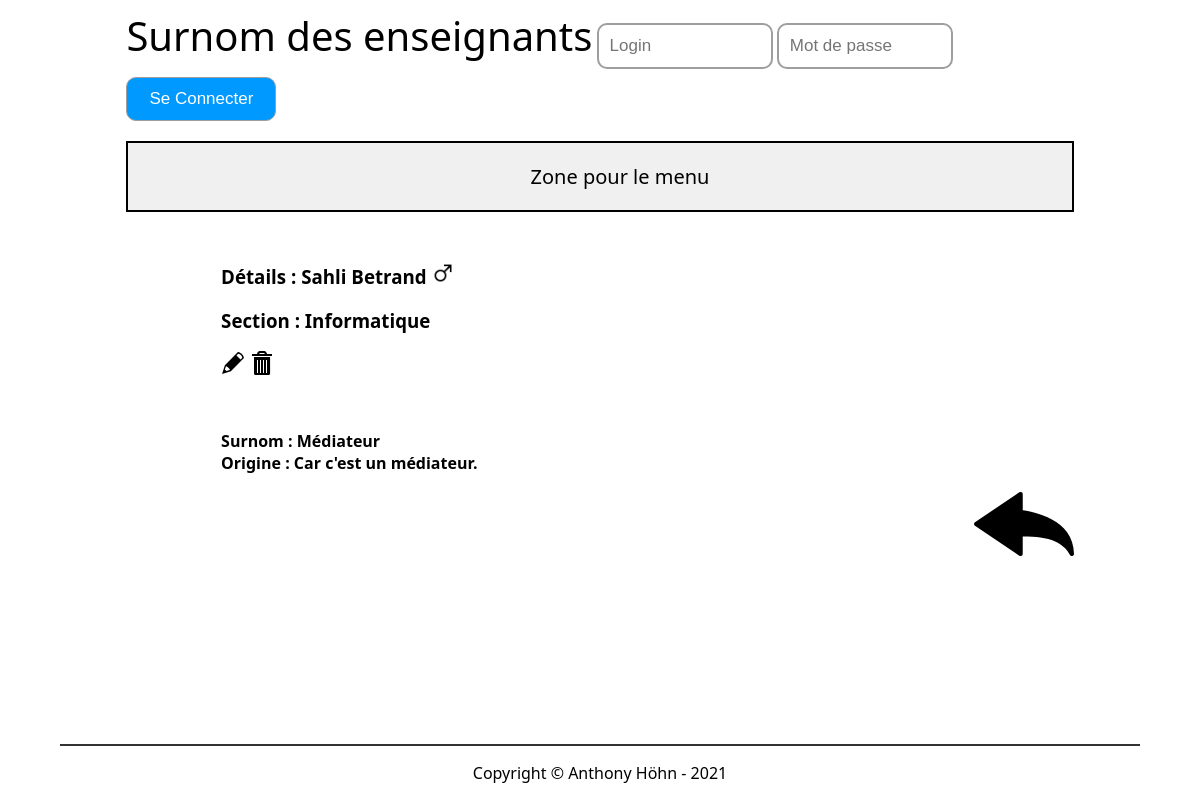
Page /src/php/detail.php?idTeacher=9 on the committed database.
### tables this page shows
CREATE TABLE t_teacher(
	idTeacher int AUTO_INCREMENT PRIMARY KEY,
	teaFirstname varchar(50) NOT NULL,
	teaName varchar(50) NOT NULL,
	teaGender char(1) NOT NULL,
	teaNickname varchar(100) NOT NULL,
	teaOrigin varchar(255) NOT NULL);

CREATE TABLE t_teaches(
	fkteacher int NOT NULL,
	fksection int NOT NULL,
	CONSTRAINT fk_teacher_teaches_id FOREIGN KEY (fkteacher) REFERENCES t_teacher(idTeacher) ON DELETE CASCADE,
	CONSTRAINT fk_section_teaches_id FOREIGN KEY (fksection) REFERENCES t_section(idSection) ON DELETE CASCADE,
	PRIMARY KEY (fksection,fkteacher));

CREATE TABLE t_section(
	idSection int AUTO_INCREMENT PRIMARY KEY,
	secName varchar(30) NOT NULL);

### src/php/lib/database.php (called while the page is built, shortened)
<?php
 class Database {
    private $connector;
    public function __construct(){
    try{
        $this->connector = new PDO("mysql:host=localhost;dbname=db_nickname_anthohn;charset=utf8", "dbNicknameUser", "grp2B_21");
        }catch(PDOException $e){
            die("<h1>Impossible de se connecter à la base de données</h1> erreur :". $e->getMessage());
        }
    }
    private function queryPrepareExecute($query, $binds){
        $req = $this->connector->prepare($query);
        foreach($binds as $bind){
            $req->bindValue($bind['field'], $bind['value'], $bind['type']);
        }
        $req->execute();
        return $req;
    }
    private function formatData($req){
        $results = $req->fetchALL(PDO::FETCH_ASSOC);
        return $results;
    }
    public function getOneTeacher($id){
        $query = "SELECT * FROM t_teacher WHERE idTeacher = :id";
        $binds = array(
            0 => array(
                'field' => ':id',
                'value' => $id,
                'type' => PDO::PARAM_INT
            )
        );
        $reqExecuted = $this->queryPrepareExecute($query, $binds);
        $results = $this->formatData($reqExecuted);
        return $results;
    }
    public function getOneTeacherSection($id){
        $query = "SELECT * FROM t_teaches JOIN t_teacher ON fkteacher = idTeacher JOIN t_section ON fksection = idSection WHERE idTeacher = :id";
        $binds = array(
            0 => array(
                'field' => ':id',
                'value' => $id,
                'type' => PDO::PARAM_INT
            )
        );
        $reqExecuted = $this->queryPrepareExecute($query, $binds);
        $results = $this->formatData($reqExecuted);
        return $results;
    }
}
?>

### src/php/detail.php (the view, shortened to what this page needs)
<?php
require "header.php";
$id = $_GET["idTeacher"];
$teachers = $db->getOneTeacher($id);
$sections = $db->getOneTeacherSection($id);
?>
        <?php foreach($teachers as $teacher): ?>
        <h3>Détails : <?= $teacher["teaName"] ?><?= " ";?><?= $teacher["teaFirstname"] ?>
            <?php if($teacher["teaGender"] == "M")
            {
                echo '<img src="../../userContent/maleGender.png" width"22px" height="22px" alt="icons">';
            }
            else
            {
                echo '<img src="../../userContent/femaleGender.png" width"22px" height="22px" alt="icons">';
            }?>
        <?php foreach($sections as $section): ?>
        <p>Section : <?= $section["secName"] ?></p>
        <?php endforeach; ?>
        <a href="editTeacher.php?idTeacher=<?= $teacher["idTeacher"]; ?>"><img src="../../userContent/edit.svg"></img></a>
        <a href="deleteTeacher.php?idTeacher=<?= $teacher["idTeacher"]; ?>" onclick="return confirm('Êtes vous sûr de voiloir supprimer l\'enseignant ?')"><img src="../../userContent/trash.svg"></img></a>
        </h3>
        <h4>Surnom : <?= $teacher["teaNickname"] ?></h4>
        <h4>Origine : <?= $teacher["teaOrigin"] ?></h4>
        <?php endforeach; ?>
        <div class="back">
            <a href="index.php"><img width="100px" src="../../userContent/backArrow.svg"></img></a>
        </div>
<?php require "footer.php";

### resources/css/style.css (style rules this page uses)
html { font-family: 'Segoe UI', Tahoma, Geneva, Verdana, sans-serif; }
h3 { margin: 0; padding: 50px; }
h3, h4 { max-width: 80%; position: relative; margin: auto; }
.back { float: right; }

### rows in the picture
t_teacher: teaName "Sahli", teaFirstname "Betrand", teaNickname "Médiateur", teaOrigin "Car c'est un médiateur."
t_teaches: fksection.secName "Informatique"
